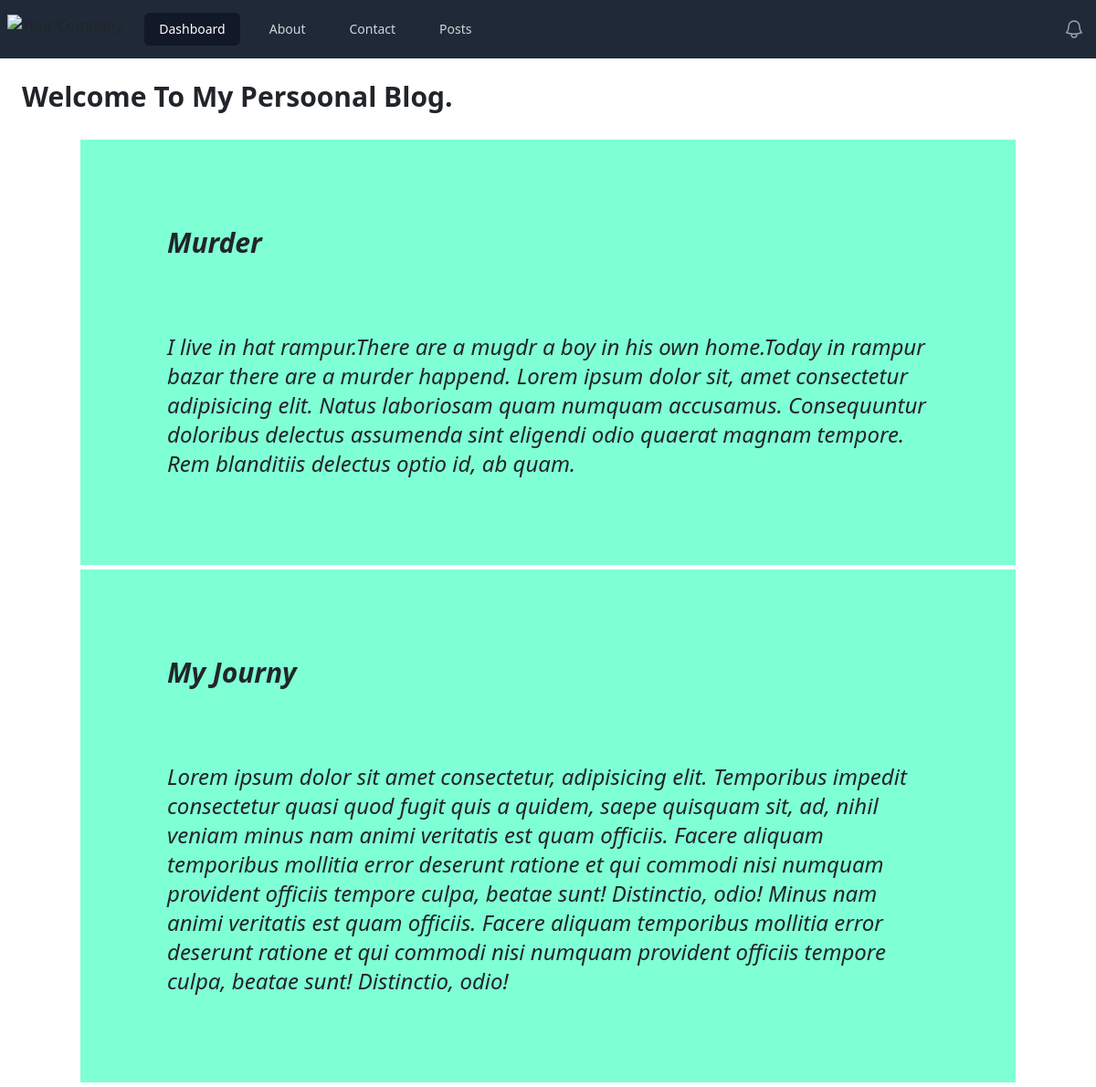
The page / on the database its author committed.
### blog_app/models.py (models this page shows)
class Post(models.Model):
    title = models.CharField(max_length=200)
    desc = models.TextField()

### blog_app/views.py (the view)
# urls.py: path('', views.index, name='index'),
def index(request):
    posts = Post.objects.all()
    return render(request,'index.html', {'posts':posts})

### templates/index.html (shortened to what this page needs)
{% extends 'base.html' %}
{% load static %}
{% block body %}
<h1 class="text-3xl font-bold p-6">
  Welcome To My Persoonal Blog.
</h1>
{% for post in posts %}
 <div class="jumbotron jumbotron-fluid jumbo-color">
   <div class="container">
    <h3 class=" text-3xl font-bold m-20 font-weight-bold">{{post.title}}</h3>
    <p class=" text-2xl m-20">{{post.desc}}</p>
   </div>
 </div>
{% endfor %}
{% endblock body %}

### templates/base.html (shortened to what this page needs)
{% load static %}
<!doctype html>
<html>
<head>
  <script src="https://cdn.tailwindcss.com"></script>
  <link href="https://cdn.jsdelivr.net/npm/bootstrap@5.2.0/dist/css/bootstrap.min.css" rel="stylesheet">
</head>
<body>
  <nav class="bg-gray-800">
  <div class="mx-auto max-w-7xl px-2 sm:px-6 lg:px-8">
    <div class="relative flex h-16 items-center justify-between">
      <div class="flex flex-1 items-center justify-center sm:items-stretch sm:justify-start">
        <div class="flex flex-shrink-0 items-center">
          <img class="hidden h-8 w-auto lg:block" src="https://tailwindui.com/img/logos/mark.svg?color=indigo&shade=500" alt="Your Company">
        </div>
        <div class="hidden sm:ml-6 sm:block">
          <div class="flex space-x-4">
            <a href="/" class="bg-gray-900 text-white px-3 py-2 rounded-md text-sm font-medium" aria-current="page">Dashboard</a>
            <a href="/about" class="text-gray-300 hover:bg-gray-700 hover:text-white px-3 py-2 rounded-md text-sm font-medium">About</a>
            <a href="/contact" class="text-gray-300 hover:bg-gray-700 hover:text-white px-3 py-2 rounded-md text-sm font-medium">Contact</a>
            <a href="/admin" class="text-gray-300 hover:bg-gray-700 hover:text-white px-3 py-2 rounded-md text-sm font-medium">Posts</a>
          </div>
        </div>
      </div>
      <div class="absolute inset-y-0 right-0 flex items-center pr-2 sm:static sm:inset-auto sm:ml-6 sm:pr-0">
        <button type="button" class="rounded-full bg-gray-800 p-1 text-gray-400 hover:text-white focus:outline-none focus:ring-2 focus:ring-white focus:ring-offset-2 focus:ring-offset-gray-800">
        </button>
      </div>
    </div>
  </div>
</nav>
  {% block body %}
  {% endblock body %}
</body>
</html>

### templates/index.html (style rules this page uses)
.jumbotron { font-style: italic; }
.container { background-color: aquamarine; padding: 15px; margin-top: 5px; margin-bottom: 5px; }

### rows shown on the page
Post: title "Murder", desc "I live in hat rampur.There are a mugdr a boy in his own home.Today in rampur bazar there are a murder happend. Lorem ipsum dolor sit, amet consectetur adipisicing elit. Natus laboriosam quam numquam accusamus. Consequuntur doloribus delectus assumenda sint eligendi odio quaerat magnam tempore. Rem blanditiis delectus optio id, ab quam."
Post: title "My Journy", desc "Lorem ipsum dolor sit amet consectetur, adipisicing elit. Temporibus impedit consectetur quasi quod fugit quis a quidem, saepe quisquam sit, ad, nihil veniam minus nam animi veritatis est quam officiis. Facere aliquam temporibus mollitia error deserunt ratione et qui commodi nisi numquam provident officiis tempore culpa, beatae sunt! Distinctio, odio! Minus nam animi veritatis est quam officiis. Facere aliquam temporibus mollitia error deserunt ratione et qui commodi nisi numquam provident officiis tempore culpa, beatae sunt! Distinctio, odio!"
